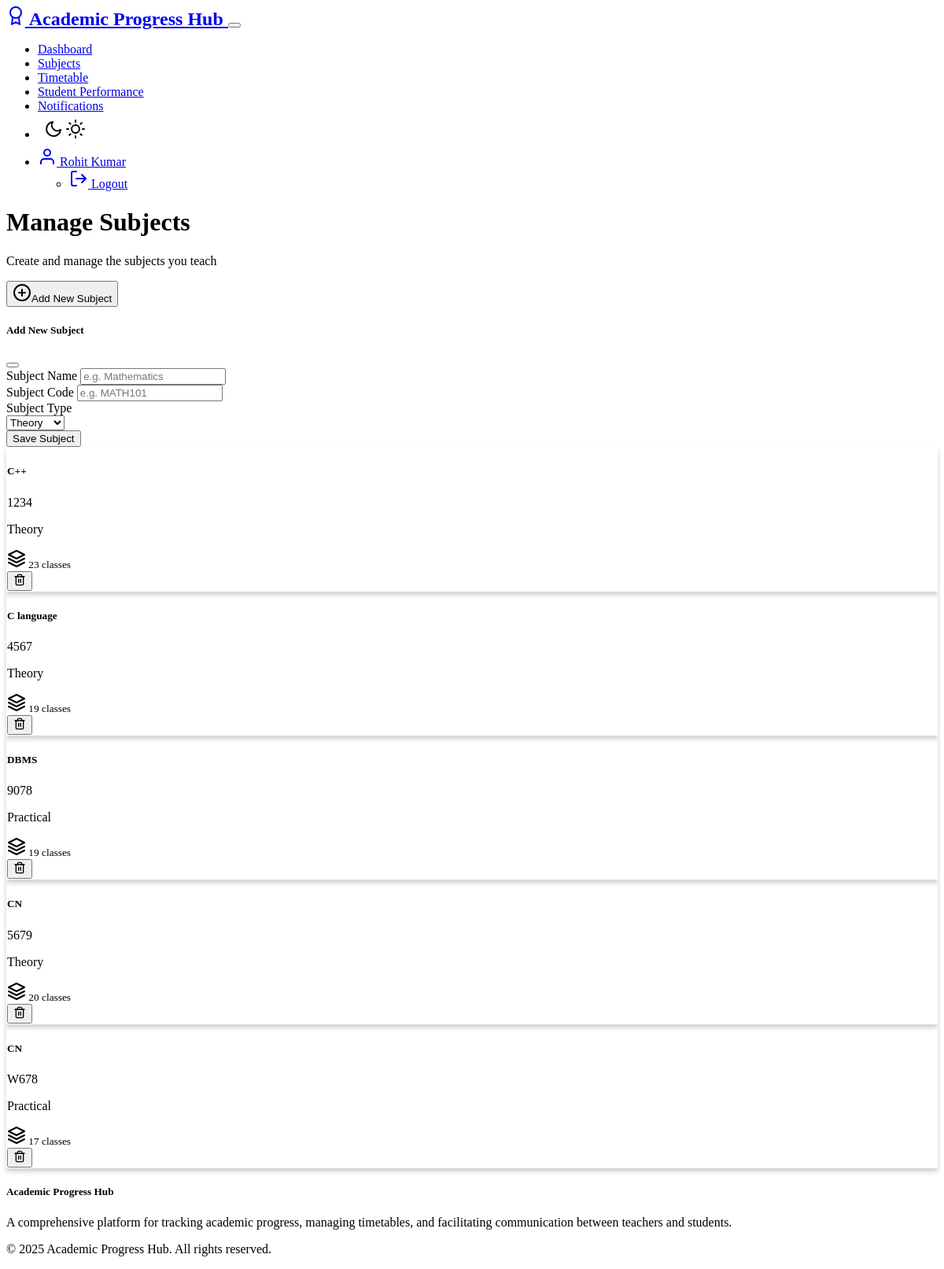
The app's page /teacher/subjects (signed in) with its own data.
### models.py (models this page shows, shortened)
class User(UserMixin, db.Model):
    __tablename__ = 'users'
    id = db.Column(db.Integer, primary_key=True)
    username = db.Column(db.String(64), unique=True, nullable=False)
    email = db.Column(db.String(120), unique=True, nullable=False)
    password_hash = db.Column(db.String(256), nullable=False)
    role = db.Column(db.String(10), nullable=False)  # 'admin', 'teacher' or 'student'
    created_at = db.Column(db.DateTime, default=datetime.utcnow)
    teacher_profile = db.relationship('Teacher', backref='user', uselist=False, cascade='all, delete-orphan')
    student_profile = db.relationship('Student', backref='user', uselist=False, cascade='all, delete-orphan')

class Subject(db.Model):
    __tablename__ = 'subjects'
    id = db.Column(db.Integer, primary_key=True)
    name = db.Column(db.String(100), nullable=False)
    code = db.Column(db.String(20), nullable=False, unique=True)
    type = db.Column(db.String(20), nullable=False, default='Theory')
    teacher_id = db.Column(db.Integer, db.ForeignKey('teachers.id'), nullable=False)
    timetables = db.relationship('Timetable', backref='subject', cascade='all, delete-orphan')
    performances = db.relationship('Performance', backref='subject', cascade='all, delete-orphan')

### routes/teacher_routes.py (the view)
    def decorated_function(*args, **kwargs):
        if not current_user.is_authenticated or current_user.role != 'teacher':
            flash('Access denied: Teacher permissions required.', 'danger')
            return redirect(url_for('auth.login'))
        return f(*args, **kwargs)

### forms.py
class SubjectForm(FlaskForm):
    name = StringField('Subject Name', validators=[DataRequired()])
    code = StringField('Subject Code', validators=[DataRequired()])
    type = SelectField('Subject Type', choices=[('Theory', 'Theory'), ('Practical', 'Practical')], validators=[DataRequired()])
    submit = SubmitField('Save Subject')

### app.py (called while the page is built)
@login_manager.user_loader
def load_user(user_id):
    from models import User
    return User.query.get(int(user_id))

### routes/teacher_routes.py (called while the page is built, shortened)
def teacher_required(f):
    def decorated_function(*args, **kwargs):
        if not current_user.is_authenticated or current_user.role != 'teacher':
            flash('Access denied: Teacher permissions required.', 'danger')
            return redirect(url_for('auth.login'))
        return f(*args, **kwargs)
    decorated_function.__name__ = f.__name__
    return login_required(decorated_function)

@teacher.route('/subjects', methods=['GET', 'POST'])
@teacher_required
def subjects():
    teacher_profile = Teacher.query.filter_by(user_id=current_user.id).first()
    form = SubjectForm()
    subjects = Subject.query.filter_by(teacher_id=teacher_profile.id).all()
    return render_template('teacher/subjects.html', form=form, subjects=subjects)

### templates/teacher/subjects.html (shortened to what this page needs)
{% extends 'layout.html' %}
{% block content %}
<div class="row mb-4 align-items-center">
    <div class="col">
        <h1 class="mb-0">Manage Subjects</h1>
        <p class="text-muted">Create and manage the subjects you teach</p>
    </div>
    <div class="col-auto">
        <button type="button" class="btn btn-primary" data-bs-toggle="modal" data-bs-target="#newSubjectModal">
            <span data-feather="plus-circle" class="me-2"></span>Add New Subject
        </button>
    </div>
</div>
<div class="modal fade" id="newSubjectModal" tabindex="-1" aria-labelledby="newSubjectModalLabel" aria-hidden="true">
    <div class="modal-dialog">
        <div class="modal-content">
            <div class="modal-header">
                <h5 class="modal-title" id="newSubjectModalLabel">Add New Subject</h5>
                <button type="button" class="btn-close" data-bs-dismiss="modal" aria-label="Close"></button>
            </div>
            <div class="modal-body">
                <form method="POST" action="{{ url_for('teacher.subjects') }}">
                    <div class="mb-3">
                        {{ form.name.label(class="form-label") }}
                        {{ form.name(class="form-control", placeholder="e.g. Mathematics") }}
                    </div>
                    <div class="mb-3">
                        {{ form.code.label(class="form-label") }}
                        {{ form.code(class="form-control", placeholder="e.g. MATH101") }}
                    </div>
                    <div class="mb-3">
                        {{ form.type.label(class="form-label") }}
                        <div>
                            {{ form.type(class="form-select") }}
                        </div>
                    </div>
                    <div class="d-grid">
                        {{ form.submit(class="btn btn-primary") }}
                    </div>
                </form>
            </div>
        </div>
    </div>
</div>
{% if subjects %}
    <div class="row g-4">
        {% for subject in subjects %}
            <div class="col-md-6 col-lg-4">
                <div class="card h-100">
                    <div class="card-body">
                        <div class="d-flex justify-content-between align-items-center mb-2">
                            <h5 class="card-title mb-0">{{ subject.name }}</h5>
                            <span class="badge bg-secondary">{{ subject.code }}</span>
                        </div>
                        <p class="text-muted mb-2">{{ subject.type }}</p>
                        <div class="d-flex justify-content-between mt-3">
                            <small class="text-muted">
                                <span data-feather="layers" class="me-1"></span>
                                {{ subject.timetables|length }} classes
                            </small>
                            <form method="POST" action="{{ url_for('teacher.delete_subject', subject_id=subject.id) }}" onsubmit="return confirm('Are you sure you want to delete this subject? This will also delete all related timetables and performance records.');">
                                <button type="submit" class="btn btn-sm btn-outline-danger">
                                    <span data-feather="trash-2" style="width: 16px; height: 16px;"></span>
                                </button>
                            </form>
                        </div>
                    </div>
                </div>
            </div>
        {% endfor %}
    </div>
{% endif %}
{% endblock %}

### templates/layout.html (shortened to what this page needs)
<!DOCTYPE html>
<html lang="en" data-bs-theme="dark">
<head>
    <link rel="stylesheet" href="https://cdn.replit.com/agent/bootstrap-agent-dark-theme.min.css">
    <link rel="stylesheet" href="{{ url_for('static', filename='css/style.css') }}">
</head>
<body class="{% block body_class %}{% endblock %}">
    <nav class="navbar navbar-expand-lg navbar-dark bg-dark mb-4">
        <div class="container">
            <a class="navbar-brand" href="{{ url_for('index') }}">
                <span data-feather="award" class="me-2"></span>
                Academic Progress Hub
            </a>
            <button class="navbar-toggler" type="button" data-bs-toggle="collapse" data-bs-target="#navbarNav">
            </button>
            <div class="collapse navbar-collapse" id="navbarNav">
                <ul class="navbar-nav ms-auto">
                    {% if current_user.is_authenticated %}
                        {% if current_user.role == 'admin' %}
                            <li class="nav-item">
                                <a class="nav-link" href="{{ url_for('admin.admin_dashboard') }}">Admin Dashboard</a>
                            </li>
                            <li class="nav-item">
                                <a class="nav-link" href="{{ url_for('admin.manage_users') }}">Manage Users</a>
                            </li>
                        {% elif current_user.role == 'teacher' %}
                            <li class="nav-item">
                                <a class="nav-link" href="{{ url_for('teacher.dashboard') }}">Dashboard</a>
                            </li>
                            <li class="nav-item">
                                <a class="nav-link" href="{{ url_for('teacher.subjects') }}">Subjects</a>
                            </li>
                            <li class="nav-item">
                                <a class="nav-link" href="{{ url_for('teacher.timetable') }}">Timetable</a>
                            </li>
                            <li class="nav-item">
                                <a class="nav-link" href="{{ url_for('teacher.student_performance') }}">Student Performance</a>
                            </li>
                            <li class="nav-item">
                                <a class="nav-link" href="{{ url_for('notification.teacher_notifications') }}">Notifications</a>
                            </li>
                        {% endif %}
                        <li class="nav-item">
                            <button class="nav-link btn theme-toggle px-2" id="themeToggle" title="Toggle Light/Dark Mode">
                                <span data-feather="moon" class="theme-icon-dark d-none"></span>
                                <span data-feather="sun" class="theme-icon-light"></span>
                            </button>
                        </li>
                        <li class="nav-item dropdown">
                            <a class="nav-link dropdown-toggle" href="#" id="userDropdown" role="button" data-bs-toggle="dropdown">
                                <span data-feather="user" class="me-1"></span>
                                {{ current_user.username }}
                            </a>
                            <ul class="dropdown-menu dropdown-menu-end">
                                <li>
                                    <a class="dropdown-item" href="{{ url_for('auth.logout') }}">
                                        <span data-feather="log-out" class="me-1"></span> Logout
                                    </a>
                                </li>
                            </ul>
                        </li>
                    {% endif %}
                </ul>
            </div>
        </div>
    </nav>
    <main class="container my-4">
        {% block content %}{% endblock %}
    </main>
    <footer class="bg-dark text-light py-4 mt-5">
        <div class="container">
            <div class="row">
                <div class="col-md-6">
                    <h5>Academic Progress Hub</h5>
                    <p>A comprehensive platform for tracking academic progress, managing timetables, and facilitating communication between teachers and students.</p>
                </div>
                <div class="col-md-6 text-md-end">
                    <p>&copy; 2025 Academic Progress Hub. All rights reserved.</p>
                </div>
            </div>
        </div>
    </footer>
</body>
</html>

### static/css/style.css (style rules this page uses)
:root { --transition-speed: 0.3s; }
.theme-toggle { background: transparent; border: none; cursor: pointer; padding: 0.5rem; transition: color var(--transition-speed); }
.navbar-brand { font-weight: bold; font-size: 1.5rem; }
.card { background-color: var(--bs-dark); border: 1px solid rgba(255, 255, 255, 0.1); box-shadow: 0 4px 6px rgba(0, 0, 0, 0.2); overflow: hidden; }
body, .card, .chart-container { transition: background-color var(--transition-speed) ease, color var(--transition-speed) ease, border-color var(--transition-speed) ease; }

### records on screen
User: username "Rohit Kumar"
Subject: name "C++", code "1234", type "Theory", timetables|length "23"
Subject: name "C language", code "4567", type "Theory", timetables|length "19"
Subject: name "DBMS", code "9078", type "Practical", timetables|length "19"
Subject: name "CN", code "5679", type "Theory", timetables|length "20"
Subject: name "CN", code "W678", type "Practical", timetables|length "17"
